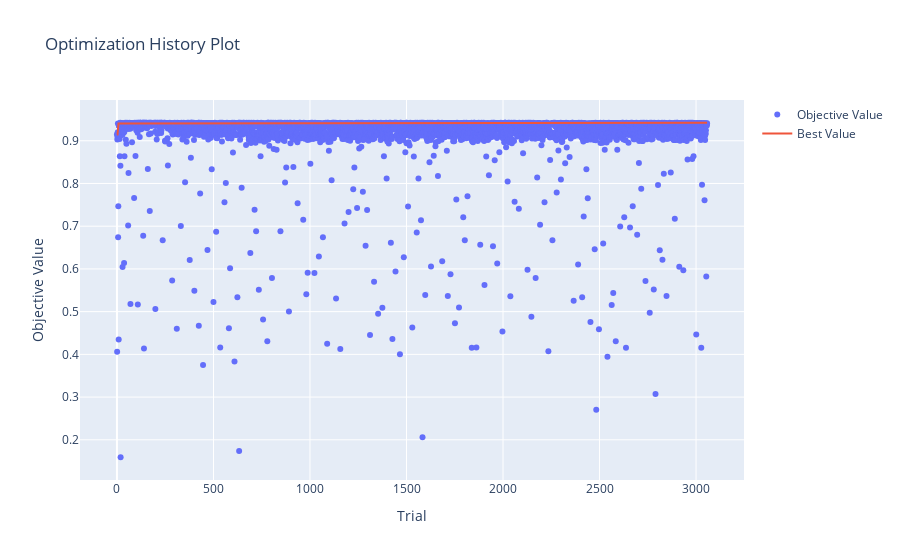

Notebook source saved alongside this figure:
### Markdown cell above
LinearSVC params:
 Trial 109 finished with value: 0.9421226548518368 and parameters: {'classifier': 'L1_SVC', 'l1_svc_C': 0.05064493683369135, 'feature_selector': 'SelectFromModel'}. Best is trial 109 with value: 0.9421226548518368.

### Code cell
optuna.visualization.plot_optimization_history(single_objective)

### Figure 1 — Plotly figure (JSON) as saved in the notebook; plotly's stock layout.template omitted (floating-point values rounded to 4 significant figures; data arrays with more than 128 entries replaced by an {"elided": "..."} marker saying what was removed)
{"data": [{"mode": "markers", "name": "Objective Value", "x": {"elided": "3058 int values"}, "y": {"elided": "3058 float values"}, "type": "scatter"}, {"name": "Best Value", "x": {"elided": "3058 int values"}, "y": {"elided": "3058 float values"}, "type": "scatter"}], "layout": {"title": {"text": "Optimization History Plot"}, "xaxis": {"title": {"text": "Trial"}}, "yaxis": {"title": {"text": "Objective Value"}}}}
